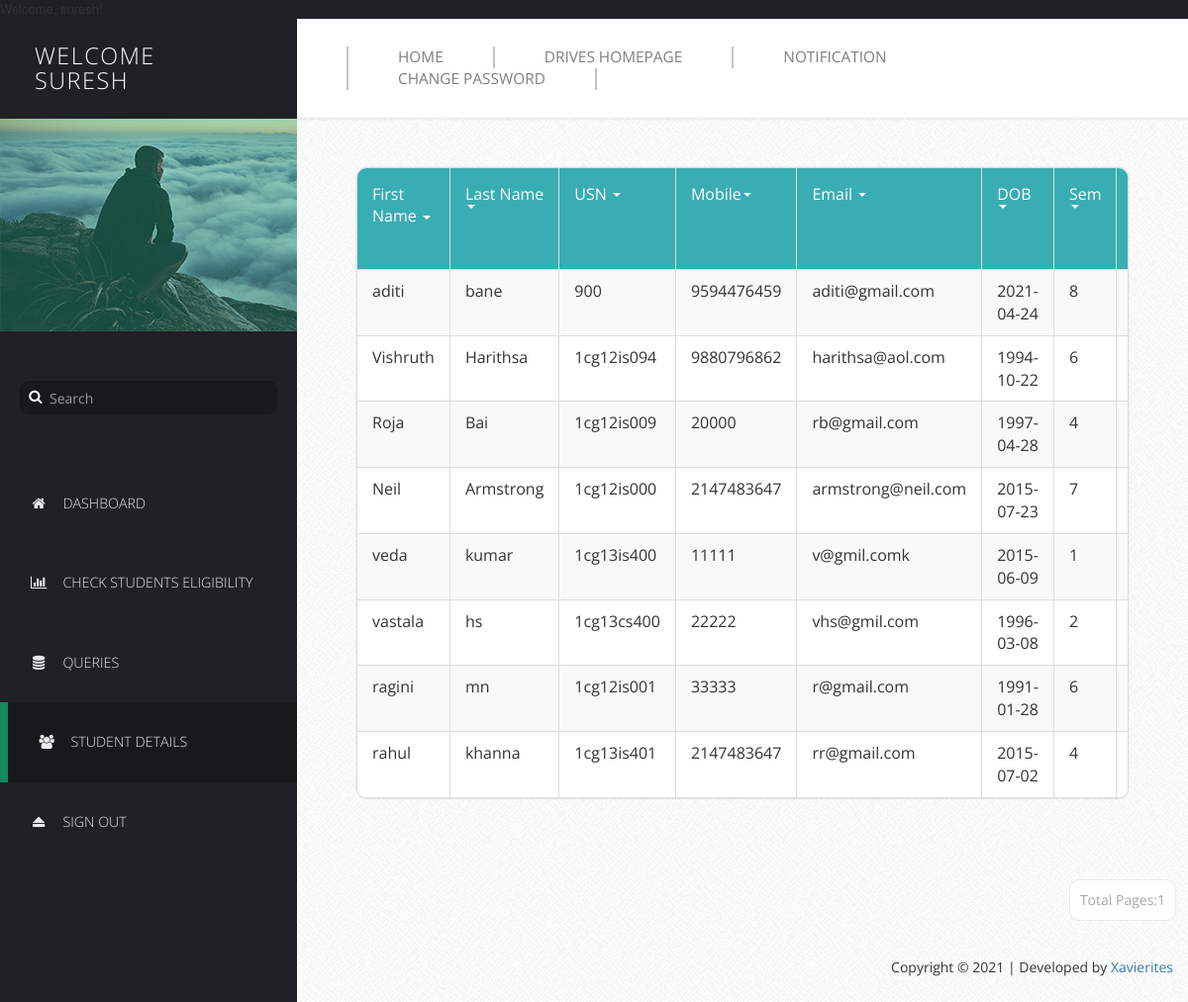
Screenshot of /Profilers/PriProfile/manage-users.php (signed in) with the database file from the repository.
### tables this page shows
CREATE TABLE `basicdetails` (
  `Id` int(11) NOT NULL,
  `FirstName` varchar(25) NOT NULL,
  `LastName` varchar(25) NOT NULL,
  `USN` varchar(10) NOT NULL,
  `Mobile` bigint(11) NOT NULL,
  `Email` varchar(255) NOT NULL,
  `DOB` date NOT NULL,
  `Sem` int(11) NOT NULL,
  `Branch` varchar(15) NOT NULL,
  `SSLC` float NOT NULL,
  `PU/Dip` float NOT NULL,
  `BE` float NOT NULL,
  `Backlogs` int(11) NOT NULL,
  `HofBacklogs` tinyint(1) NOT NULL,
  `DetainYears` int(11) NOT NULL,
  `Approve` tinyint(1) NOT NULL DEFAULT 0,
  `ApprovalDate` date NOT NULL
);

### Profilers/PriProfile/manage-users.php (the view, shortened to what this page needs)
<!DOCTYPE html>
<html lang="en">
  <head>
    <link href="css/font-awesome.min.css" rel="stylesheet">
    <link href="css/bootstrap.min.css" rel="stylesheet">
    <link href="css/templatemo-style.css" rel="stylesheet">
  </head>
  <body>
    <div class="templatemo-flex-row">
      <div class="templatemo-sidebar">
        <header class="templatemo-site-header">
         <?php
		  $Welcome = "Welcome";
          echo "<h1>" . $Welcome . "<br>". $_SESSION['priusername']. "</h1>";
		  ?>
        </header>
        <div class="profile-photo-container">
          <img src="images/profile-photo.jpg" alt="Profile Photo" class="img-responsive">
          <div class="profile-photo-overlay"></div>
        </div>
        <form class="templatemo-search-form" role="search">
          <div class="input-group">
              <button type="submit" class="fa fa-search"></button>
              <input type="text" class="form-control" placeholder="Search" name="srch-term" id="srch-term">
          </div>
        </form>
        <nav class="templatemo-left-nav">
          <ul>
         <li><a href="index.php" ><i class="fa fa-home fa-fw"></i>Dashboard</a></li>
            <li><a href="Students Eligibility.php"><i class="fa fa-bar-chart fa-fw"></i>Check Students Eligibility</a></li>
            <li><a href="queries.php"><i class="fa fa-database fa-fw"></i>Queries</a></li>
            <li><a href="manage-users.php" class="active" ><i class="fa fa-users fa-fw"></i>Student Details</a></li>
            <li><a href="logout.php"><i class="fa fa-eject fa-fw"></i>Sign Out</a></li>
          </ul>
        </nav>
      </div>
      <div class="templatemo-content col-1 light-gray-bg">
        <div class="templatemo-top-nav-container">
          <div class="row">
            <nav class="templatemo-top-nav col-lg-12 col-md-12">
              <ul class="text-uppercase">
                  <li>
                  <a href="../../Homepage/index.php">Home</a>
                </li>
                <li>
                  <a href="../../Drives/index.php">Drives Homepage</a>
                </li>
                <li>
                   <a href="Notif.php">Notification</a>
                </li>
                <li>
                  <a href="Change Password.php">Change Password</a>
                  </li>
              </ul>
            </nav>
          </div>
        </div>
         <div class="templatemo-content-container">
          <div class="templatemo-content-widget no-padding">
            <div class="panel panel-default table-responsive">
              <table class="table table-striped table-bordered templatemo-user-table">
                <thead>
                  <tr>
                    <td><a href="" class="white-text templatemo-sort-by">First Name <span class="caret"></span></a></td>
                    <td><a href="" class="white-text templatemo-sort-by">Last Name <span class="caret"></span></a></td>
                    <td><a href="" class="white-text templatemo-sort-by">USN <span class="caret"></span></a></td>
                    <td><a href="" class="white-text templatemo-sort-by">Mobile<span class="caret"></span></a></td>
                    <td><a href="" class="white-text templatemo-sort-by">Email <span class="caret"></span></a></td>
                     <td><a href="" class="white-text templatemo-sort-by">DOB<span class="caret"></span></a></td>
					  <td><a href="" class="white-text templatemo-sort-by">Sem<span class="caret"></span></a></td>
					   <td><a href="" class="white-text templatemo-sort-by">Branch<span class="caret"></span></a></td>
                  </tr>
                </thead>
 <?php
$num_rec_per_page=15;
$mysqli = new mysqli('remotemysql.com','NG73FMUEBv','AOMDJxJRXe','NG73FMUEBv');
if (isset($_GET["page"])) { $page  = $_GET["page"]; } else { $page=1; };
$start_from = ($page-1) * $num_rec_per_page;
$sql = "SELECT * FROM basicdetails where Approve='1' ORDER BY ApprovalDate DESC LIMIT $start_from, $num_rec_per_page";
$rs_result = mysqli_query ($mysqli,$sql);
?>
<?php
while ($row = mysqli_fetch_assoc($rs_result))
{
            print "<tr>";
print "<td>" . $row['FirstName'] . "</td>";
print "<td>" . $row['LastName'] . "</td>";
print "<td>" . $row['USN'] . "</td>";
print "<td>" . $row['Mobile'] . "</td>";
print "<td>" . $row['Email'] . "</td>";
print "<td>" . $row['DOB'] . "</td>";
print "<td>" . $row['Sem'] . "</td>";
print "<td>" . $row['Branch'] . "</td>";
print "</tr>";
}
?>
              </table>
			  </div>
			  </div>
			  </div>
  <div class="pagination-wrap">
    <ul class="pagination">
			  <?php
$num_rec_per_page=15;
$mysqli = new mysqli('remotemysql.com','NG73FMUEBv','AOMDJxJRXe','NG73FMUEBv');
$sql = "SELECT * FROM basicdetails where Approve='1' ";
$rs_result = mysqli_query($mysqli,$sql);
$total_records = mysqli_num_rows($rs_result);
$totalpage = ceil($total_records / $num_rec_per_page);
$currentpage = (isset($_GET['page']) ? $_GET['page'] : 1);
	 if($currentpage == 0)
	{
	}
	else if( $currentpage >= 1  &&  $currentpage <= $totalpage  )
	{
	 echo "<li><a>Total Pages:".$totalpage."</a></li>";
}
 ?>
</ul>
</div>
          <footer class="text-right">
            <p>Copyright &copy; 2021 | Developed by
              <a href="" target="_parent">Xavierites</a></p>
          </footer>
        </div>
      </div>
  </body>
</html>

### Profilers/PriProfile/css/templatemo-style.css (style rules this page uses)
* { font-family: 'Open Sans', sans-serif; }
body { font-size: 13px; }
body, .templatemo-left-nav { background: #1f2124; }
h1, h2, h3 { margin: 0; }
ul { list-style-type: none; margin: 0; padding: 0; }
nav li { font-size: 1.1em; list-style: none; text-transform: uppercase; }
.white-text { color: white; }
.light-gray-bg { font-family:"Trebuchet MS", "Myriad Pro", Arial, sans-serif; font-size:14px; background:#f4f4f4 url(../images/bg.png) repeat top left; color:#333; overflow-y:scroll; }
footer { padding: 15px; }
.templatemo-sidebar { width: 300px; }
.templatemo-site-header { margin: 25px 30px; }
.templatemo-site-header h1 { color: white; display: inline-block; font-size: 1.8em; font-weight: 300; letter-spacing: 1.5px; margin: 0 5px; text-transform: uppercase; vertical-align: middle; }
.profile-photo-container { position: relative; }
.profile-photo-overlay { background-color: rgba(4, 152, 114, 0.35); position: absolute; top: 0; left: 0; width: 100%; height: 100%; transition: all 0.3s ease; }
.templatemo-search-form { font-size: 1.1em; margin: 50px 20px; }
.templatemo-search-form .input-group { width: 100%; }
.templatemo-search-form .input-group .form-control { background-color: #18191b; border: none; border-radius: 10px; color: #DDD; padding-left: 30px; }
.templatemo-search-form .input-group { position: relative; }
.fa-search { height:32px; width:32px; border: none; cursor: pointer; color:white; background:transparent; position:absolute; top: 0; left: 0; z-index: 100; }
.templatemo-left-nav li { font-weight: 300; }
.templatemo-left-nav a.active, .templatemo-left-nav a:hover { background: #18191b; border-left: 8px solid #13895F; }
.templatemo-left-nav a { color: #e9e9ea; display: block; padding: 30px; transition: all 0.3s ease; }
.templatemo-left-nav .fa { margin-right: 15px; }
.templatemo-top-nav-container { background-color: white; padding: 28px 50px; box-shadow: 0px 0px 2px 2px rgba(161, 159, 159, 0.18); }
.templatemo-top-nav li { float: left; list-style: none; }
.templatemo-top-nav a { color: #7f7f7f; display: block; padding: 0 50px; border-left: 2px solid #c5c5c5; }
.templatemo-top-nav li:last-child a { border-right: 2px solid #c5c5c5; }
.templatemo-content { margin-top: 0px; min-height: 600px; padding: 0; overflow-x: hidden; }
.templatemo-content-container { padding: 40px 50px; }
.templatemo-flex-row { display: -webkit-flex; display: -ms-flexbox; display: flex; }
.col-1 { -webkit-flex: 1; -ms-flex: 1; flex: 1; }
.templatemo-content-widget { border-radius: 10px; padding: 30px; position: relative; margin: 10px; box-shadow: 0px 0px 1px 1px rgba(161, 159, 159, 0.1); }
.templatemo-content-widget.no-padding { padding: 0; }
.panel { border-radius: 10px; }
.pagination-wrap { margin-right: 10px; text-align: right; }
.pagination>li>a { border-color: #E9E8E8; color: #a6a6a6; margin: 2px; padding: 10px; }
.pagination>li>a, .pagination>li:first-child>a, .pagination>li:last-child>a { border-radius: 10px; }
.table { margin-bottom: 0; }
.table>tbody>tr>td { padding: 10px 15px; }
.table>thead>tr>td { padding: 15px; }
.templatemo-user-table thead { background-color: #39ADB4; color: white; }
.panel>.table-responsive:last-child>.table:last-child, .panel>.table:last-child { border-bottom-right-radius: 10px; border-bottom-left-radius: 10px; }
.panel>.table:first-child { border-top-left-radius: 10px; border-top-right-radius: 10px; }
@media only screen and (min-width: 768px) { .templatemo-left-nav { display: block !important; } }

### rows the page displays
basicdetails: FirstName "aditi", LastName "bane", USN "900", Mobile "9594476459", Email "aditi@gmail.com", DOB "2021-04-24", Sem "8"
basicdetails: FirstName "Vishruth", LastName "Harithsa", USN "1cg12is094", Mobile "9880796862", Email "harithsa@aol.com", DOB "1994-10-22", Sem "6"
basicdetails: FirstName "Roja", LastName "Bai", USN "1cg12is009", Mobile "20000", Email "rb@gmail.com", DOB "1997-04-28", Sem "4"
basicdetails: FirstName "Neil", LastName "Armstrong", USN "1cg12is000", Mobile "2147483647", Email "armstrong@neil.com", DOB "2015-07-23", Sem "7"
basicdetails: FirstName "veda", LastName "kumar", USN "1cg13is400", Mobile "11111", Email "v@gmil.comk", DOB "2015-06-09", Sem "1"
basicdetails: FirstName "vastala", LastName "hs", USN "1cg13cs400", Mobile "22222", Email "vhs@gmil.com", DOB "1996-03-08", Sem "2"
basicdetails: FirstName "ragini", LastName "mn", USN "1cg12is001", Mobile "33333", Email "r@gmail.com", DOB "1991-01-28", Sem "6"
basicdetails: FirstName "rahul", LastName "khanna", USN "1cg13is401", Mobile "2147483647", Email "rr@gmail.com", DOB "2015-07-02", Sem "4"

### other values shown
$Welcome "WELCOME"
$_SESSION['priusername'] "SURESH"
$totalpage "1"
